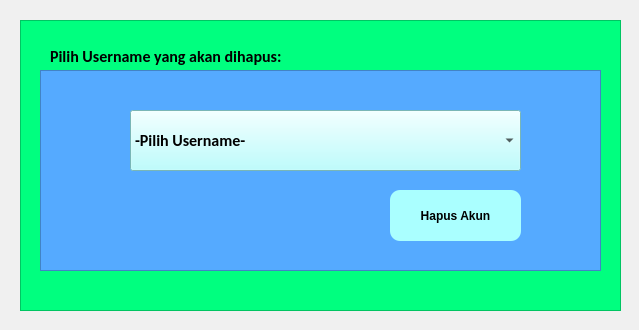
<?xml version="1.0" encoding="UTF-8"?>
<ui version="4.0">
 <class>PilihUsername</class>
 <widget class="QMainWindow" name="PilihUsername">
  <property name="geometry">
   <rect>
    <x>0</x>
    <y>0</y>
    <width>639</width>
    <height>330</height>
   </rect>
  </property>
  <property name="windowTitle">
   <string>Pilih Username</string>
  </property>
  <property name="styleSheet">
   <string notr="true">background-color: rgb(240, 240, 240);</string>
  </property>
  <widget class="QWidget" name="centralwidget">
   <widget class="QFrame" name="frame">
    <property name="geometry">
     <rect>
      <x>20</x>
      <y>20</y>
      <width>601</width>
      <height>291</height>
     </rect>
    </property>
    <property name="styleSheet">
     <string notr="true">background-color: rgb(0, 255, 127);</string>
    </property>
    <property name="frameShape">
     <enum>QFrame::StyledPanel</enum>
    </property>
    <property name="frameShadow">
     <enum>QFrame::Raised</enum>
    </property>
    <widget class="QLabel" name="label_2">
     <property name="geometry">
      <rect>
       <x>30</x>
       <y>26</y>
       <width>301</width>
       <height>20</height>
      </rect>
     </property>
     <property name="font">
      <font>
       <family>Calibri</family>
       <pointsize>12</pointsize>
       <weight>75</weight>
       <bold>true</bold>
      </font>
     </property>
     <property name="styleSheet">
      <string notr="true">color: rgb(0, 0, 0);</string>
     </property>
     <property name="text">
      <string>Pilih Username yang akan dihapus:</string>
     </property>
    </widget>
    <widget class="QFrame" name="frame_2">
     <property name="geometry">
      <rect>
       <x>20</x>
       <y>50</y>
       <width>561</width>
       <height>201</height>
      </rect>
     </property>
     <property name="styleSheet">
      <string notr="true">background-color: rgb(85, 170, 255);</string>
     </property>
     <property name="frameShape">
      <enum>QFrame::StyledPanel</enum>
     </property>
     <property name="frameShadow">
      <enum>QFrame::Raised</enum>
     </property>
     <widget class="QComboBox" name="comboBox">
      <property name="geometry">
       <rect>
        <x>90</x>
        <y>40</y>
        <width>391</width>
        <height>61</height>
       </rect>
      </property>
      <property name="font">
       <font>
        <family>Calibri</family>
        <pointsize>12</pointsize>
        <weight>75</weight>
        <bold>true</bold>
       </font>
      </property>
      <property name="styleSheet">
       <string notr="true">background-color: rgb(170, 255, 255);</string>
      </property>
      <item>
       <property name="text">
        <string>-Pilih Username-</string>
       </property>
      </item>
     </widget>
     <widget class="QPushButton" name="Ruang">
      <property name="geometry">
       <rect>
        <x>350</x>
        <y>120</y>
        <width>131</width>
        <height>51</height>
       </rect>
      </property>
      <property name="font">
       <font>
        <pointsize>9</pointsize>
        <weight>75</weight>
        <bold>true</bold>
       </font>
      </property>
      <property name="styleSheet">
       <string notr="true">color: rgb(0, 0, 0);
background-color: rgb(170, 255, 255);
border-radius : 10px;</string>
      </property>
      <property name="text">
       <string>Hapus Akun</string>
      </property>
     </widget>
    </widget>
   </widget>
  </widget>
 </widget>
 <resources/>
 <connections/>
</ui>
